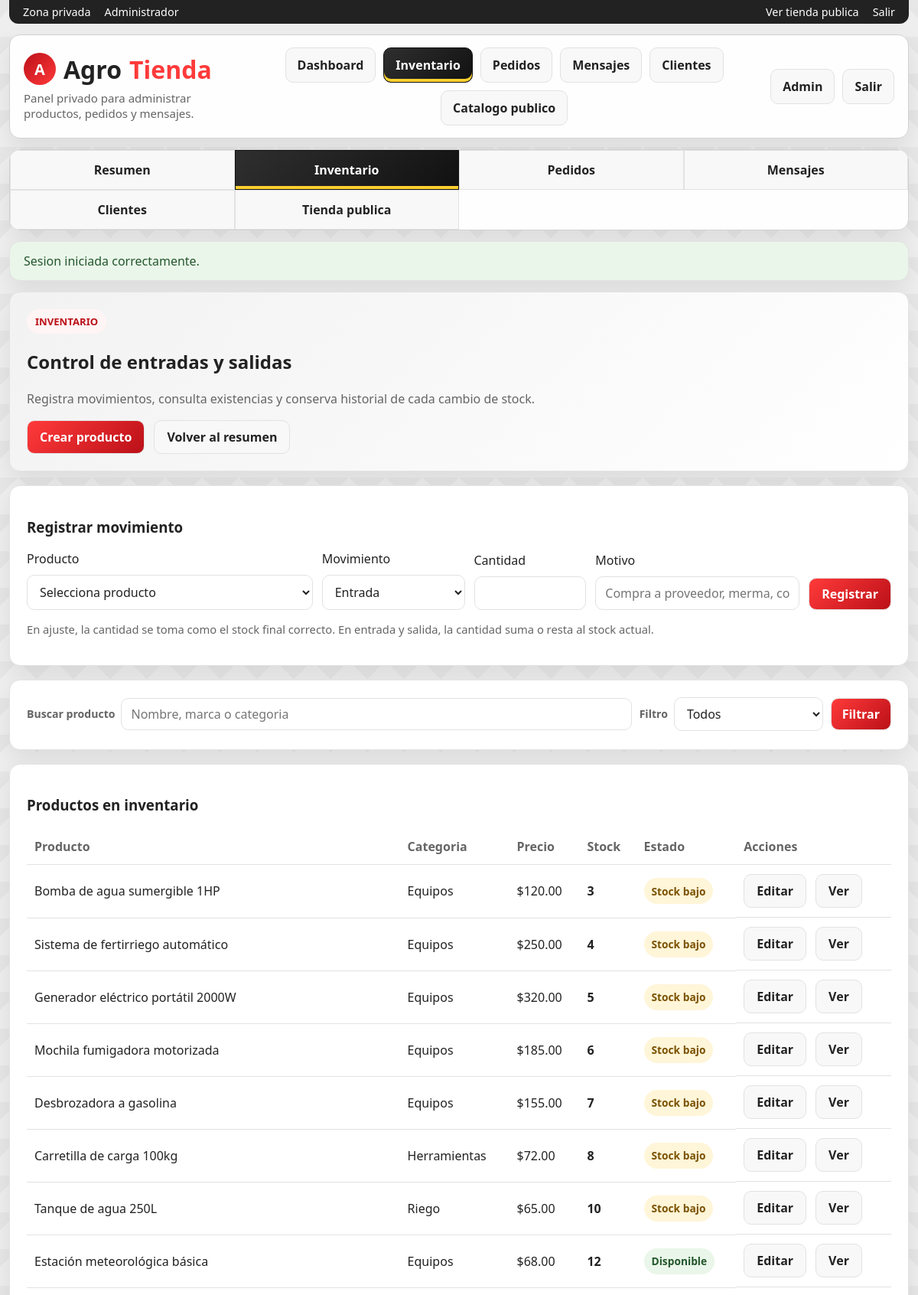
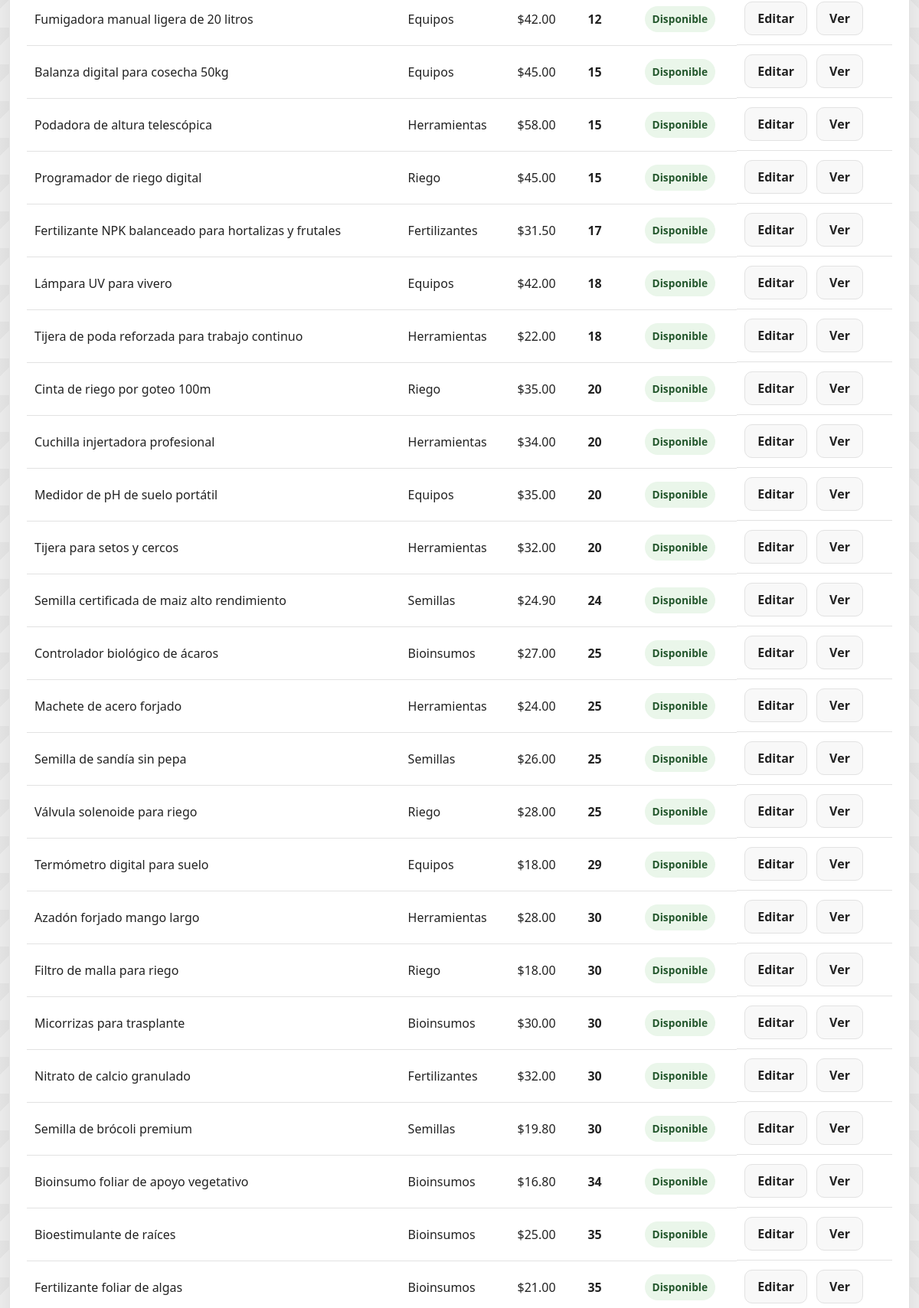
The app's page /admin_inventory.php (signed in, upper part) with its own data (2 pictures, top to bottom).
### tables this page shows
CREATE TABLE products (
            id INTEGER PRIMARY KEY AUTOINCREMENT,
            name TEXT NOT NULL,
            category TEXT NOT NULL,
            brand TEXT NOT NULL,
            price REAL NOT NULL,
            stock INTEGER NOT NULL DEFAULT 0,
            emoji TEXT NOT NULL DEFAULT "🌱",
            short_description TEXT NOT NULL,
            description TEXT NOT NULL
        , image_url TEXT NOT NULL DEFAULT "");

### app/bootstrap.php (called while the page is built, shortened)
<?php
function db(): PDO
{
    static $pdo = null;
    if ($pdo instanceof PDO) {
        return $pdo;
    }
    $pdo = new PDO('sqlite:' . DB_PATH);
    $pdo->setAttribute(PDO::ATTR_ERRMODE, PDO::ERRMODE_EXCEPTION);
    $pdo->setAttribute(PDO::ATTR_DEFAULT_FETCH_MODE, PDO::FETCH_ASSOC);
    $pdo->exec('PRAGMA foreign_keys = ON');
    return $pdo;
}
function money(float $value): string
{
    return '$' . number_format($value, 2);
}
function e(string $value): string
{
    return htmlspecialchars($value, ENT_QUOTES, 'UTF-8');
}

### admin_inventory.php (the view, shortened to what this page needs)
<?php
require_once __DIR__ . '/app/layout.php';
$search = trim((string) ($_GET['q'] ?? ''));
$filter = trim((string) ($_GET['filter'] ?? ''));
$sql = 'SELECT * FROM products WHERE 1=1';
$params = [];
$sql .= ' ORDER BY stock ASC, name ASC';
$stmt = db()->prepare($sql);
$stmt->execute($params);
$products = $stmt->fetchAll();
?>
<section class="card hero">
  <span class="eyebrow">Inventario</span>
  <h2>Control de entradas y salidas</h2>
  <p class="muted">Registra movimientos, consulta existencias y conserva historial de cada cambio de stock.</p>
  <div class="actions">
    <a class="btn primary" href="admin_products.php">Crear producto</a>
    <a class="btn" href="admin.php">Volver al resumen</a>
  </div>
</section>
<section class="card">
  <h3>Registrar movimiento</h3>
  <form class="inventory-movement-form" method="post">
    <div class="field">
      <label for="product_id">Producto</label>
      <select id="product_id" name="product_id" required>
        <option value="">Selecciona producto</option>
      </select>
    </div>
    <div class="field">
      <label for="movement_type">Movimiento</label>
      <select id="movement_type" name="movement_type" required>
        <option value="entrada">Entrada</option>
      </select>
    </div>
    <div class="field">
      <label for="quantity">Cantidad</label>
      <input id="quantity" name="quantity" type="number" min="0" required>
    </div>
    <div class="field">
      <label for="note">Motivo</label>
      <input id="note" name="note" placeholder="Compra a proveedor, merma, correccion...">
    </div>
    <button class="btn primary" type="submit">Registrar</button>
  </form>
  <p class="hint">En ajuste, la cantidad se toma como el stock final correcto. En entrada y salida, la cantidad suma o resta al stock actual.</p>
</section>
<section class="card">
  <form class="admin-toolbar" method="get">
    <div class="field">
      <label for="q">Buscar producto</label>
      <input id="q" name="q" value="<?= e($search) ?>" placeholder="Nombre, marca o categoria">
    </div>
    <div class="field">
      <label for="filter">Filtro</label>
      <select id="filter" name="filter">
        <option value="" <?= $filter === '' ? 'selected' : '' ?>>Todos</option>
      </select>
    </div>
    <button class="btn primary" type="submit">Filtrar</button>
  </form>
</section>
<section class="card">
  <h3>Productos en inventario</h3>
  <?php if (!$products): ?>
    <div class="empty">No hay productos con esos filtros.</div>
  <?php else: ?>
    <div class="table-wrap">
      <table>
        <thead>
          <tr>
            <th>Producto</th>
            <th>Categoria</th>
            <th>Precio</th>
            <th>Stock</th>
            <th>Estado</th>
            <th>Acciones</th>
          </tr>
        </thead>
        <tbody>
          <?php foreach ($products as $product): ?>
            <?php
              $stock = (int) $product['stock'];
              $status = $stock === 0 ? 'Agotado' : ($stock <= 10 ? 'Stock bajo' : 'Disponible');
              $statusClass = $stock === 0 ? 'danger' : ($stock <= 10 ? 'warning' : 'success');
            ?>
            <tr>
              <td><?= e($product['name']) ?></td>
              <td><?= e($product['category']) ?></td>
              <td><?= money((float) $product['price']) ?></td>
              <td><strong><?= $stock ?></strong></td>
              <td><span class="status-pill <?= e($statusClass) ?>"><?= e($status) ?></span></td>
              <td class="table-actions">
                <a class="btn" href="admin_products.php?id=<?= (int) $product['id'] ?>">Editar</a>
                <a class="btn" href="product.php?id=<?= (int) $product['id'] ?>">Ver</a>
              </td>
            </tr>
          <?php endforeach; ?>
        </tbody>
      </table>
    </div>
  <?php endif; ?>
</section>

### assets/app.css (style rules this page uses)
:root { --bg: #f4f4f4; --surface: #ffffff; --surface-soft: #f8f8f8; --surface-muted: #efefef; --border: #e2e2e2; --text: #222222; --muted: #656565; --primary: #ff3a3a; --primary-dark: #bb1018; --accent: #ffcf2f; --success-bg: #eaf6ea; --success-text: #24572d; --danger-bg: #fdeaea; --danger-text: #8f2028; --shadow: 0 12px 30px rgba(0, 0, 0, 0.08); }
* { box-sizing: border-box; }
body { margin: 0; min-height: 100vh; font-family: "Segoe UI", Tahoma, Geneva, Verdana, sans-serif; background: linear-gradient(135deg, rgba(0, 0, 0, 0.03) 25%, transparent 25%) 0 0 / 48px 48px, linear-gradient(225deg, rgba(0, 0, 0, 0.03) 25%, transparent 25%) 0 0 / 48px 48px, linear-gradient(315deg, rgba(0, 0, 0, 0.03) 25%, transparent 25%) 0 0 / 48px 48px, linear-gradient(45deg, rgba(0, 0, 0, 0.03) 25%, transparent 25%) 0 0 / 48px 48px, #f7f7f7; color: var(--text); }
a { color: inherit; text-decoration: none; }
button, input, select, textarea { font: inherit; }
a, button, .btn, .nav a, .section-nav a, .category-link, .spotlight-card, .product { transition: background-color 180ms ease, border-color 180ms ease, color 180ms ease, box-shadow 180ms ease, transform 180ms ease, filter 180ms ease; }
.searchbar input, input, select, textarea { width: 100%; padding: 13px 16px; border-radius: 999px; border: 1px solid var(--border); background: #fff; color: var(--text); font-size: 16px; }
.nav a, .btn, .category-link, .section-nav a { border-radius: 10px; padding: 11px 15px; font-weight: 700; }
.admin-area { background: linear-gradient(135deg, rgba(35, 35, 35, 0.04) 25%, transparent 25%) 0 0 / 48px 48px, linear-gradient(225deg, rgba(35, 35, 35, 0.04) 25%, transparent 25%) 0 0 / 48px 48px, #eeeeee; }
.admin-area .hero { background: linear-gradient(135deg, #f2f2f2, #fff); }
.admin-toolbar { display: flex; flex-wrap: nowrap; gap: 10px; align-items: center; overflow-x: auto; padding-bottom: 2px; }
.admin-toolbar .field { display: flex; gap: 8px; align-items: center; }
.admin-toolbar .field:first-child { flex: 1 1 360px; }
.admin-toolbar .field:not(:first-child) { flex: 0 0 240px; }
.admin-toolbar label { color: var(--muted); font-size: 0.88rem; font-weight: 800; white-space: nowrap; }
.admin-toolbar input, .admin-toolbar select { min-height: 40px; padding: 9px 12px; border-radius: 10px; }
.admin-toolbar .btn { flex: 0 0 auto; min-height: 40px; padding: 9px 14px; }
.inventory-movement-form { display: grid; grid-template-columns: minmax(260px, 1.4fr) minmax(150px, 0.7fr) minmax(120px, 0.55fr) minmax(240px, 1fr) max-content; gap: 12px; align-items: end; }
.inventory-movement-form input, .inventory-movement-form select { min-height: 42px; border-radius: 10px; padding: 10px 12px; }
.inventory-movement-form .btn { min-height: 42px; }
.table-wrap { width: 100%; overflow-x: auto; }
.status-pill { display: inline-flex; align-items: center; min-height: 34px; padding: 6px 10px; border-radius: 999px; font-weight: 800; font-size: 0.86rem; }
.status-pill.success { background: var(--success-bg); color: var(--success-text); }
.status-pill.warning { background: #fff5d8; color: #7a5200; }
.card, .store-hero, .promo-hero, .promo-banner-mini { background: var(--surface); border: 1px solid var(--border); border-radius: 14px; box-shadow: var(--shadow); }
.card, .store-toolbar { padding: 22px; }
.hero { background: linear-gradient(135deg, #fff4ee, #fff); }
.eyebrow { display: inline-block; width: fit-content; padding: 7px 11px; border-radius: 999px; background: rgba(255, 255, 255, 0.16); color: #fff; font-size: 0.82rem; font-weight: 800; text-transform: uppercase; }
.card .eyebrow, .section-head .eyebrow { background: #fff5f5; color: var(--primary-dark); }
.field, .form, .product-body, .list { display: grid; gap: 10px; }
.muted { color: var(--muted); line-height: 1.5; }
.btn { display: inline-flex; align-items: center; justify-content: center; gap: 8px; cursor: pointer; color: var(--text); background: var(--surface-soft); border: 1px solid var(--border); text-align: center; min-height: 44px; padding: 0 16px; }
.btn.primary { color: #fff; background: linear-gradient(135deg, var(--primary), var(--primary-dark)); }
.row, .line, .actions, .table-actions { display: flex; gap: 12px; flex-wrap: wrap; align-items: center; }
.hint { font-size: 0.92rem; color: var(--muted); }
table { width: 100%; border-collapse: collapse; }
th, td { text-align: left; padding: 12px 10px; border-bottom: 1px solid var(--border); }
th { color: var(--muted); }

### records on screen
products: name "Bomba de agua sumergible 1HP", category "Equipos", price "$120.00", stock "3", stock "Stock bajo"
products: name "Sistema de fertirriego automático", category "Equipos", price "$250.00", stock "4", stock "Stock bajo"
products: name "Generador eléctrico portátil 2000W", category "Equipos", price "$320.00", stock "5", stock "Stock bajo"
products: name "Mochila fumigadora motorizada", category "Equipos", price "$185.00", stock "6", stock "Stock bajo"
products: name "Desbrozadora a gasolina", category "Equipos", price "$155.00", stock "7", stock "Stock bajo"
products: name "Carretilla de carga 100kg", category "Herramientas", price "$72.00", stock "8", stock "Stock bajo"
products: name "Tanque de agua 250L", category "Riego", price "$65.00", stock "10", stock "Stock bajo"
products: name "Estación meteorológica básica", category "Equipos", price "$68.00", stock "12", stock "Disponible"
products: name "Fumigadora manual ligera de 20 litros", category "Equipos", price "$42.00", stock "12", stock "Disponible"
products: name "Balanza digital para cosecha 50kg", category "Equipos", price "$45.00", stock "15", stock "Disponible"
products: name "Podadora de altura telescópica", category "Herramientas", price "$58.00", stock "15", stock "Disponible"
products: name "Programador de riego digital", category "Riego", price "$45.00", stock "15", stock "Disponible"
products: name "Fertilizante NPK balanceado para hortalizas y frutales", category "Fertilizantes", price "$31.50", stock "17", stock "Disponible"
products: name "Lámpara UV para vivero", category "Equipos", price "$42.00", stock "18", stock "Disponible"
products: name "Tijera de poda reforzada para trabajo continuo", category "Herramientas", price "$22.00", stock "18", stock "Disponible"
products: name "Cinta de riego por goteo 100m", category "Riego", price "$35.00", stock "20", stock "Disponible"
products: name "Cuchilla injertadora profesional", category "Herramientas", price "$34.00", stock "20", stock "Disponible"
products: name "Medidor de pH de suelo portátil", category "Equipos", price "$35.00", stock "20", stock "Disponible"
products: name "Tijera para setos y cercos", category "Herramientas", price "$32.00", stock "20", stock "Disponible"
products: name "Semilla certificada de maiz alto rendimiento", category "Semillas", price "$24.90", stock "24", stock "Disponible"
products: name "Controlador biológico de ácaros", category "Bioinsumos", price "$27.00", stock "25", stock "Disponible"
products: name "Machete de acero forjado", category "Herramientas", price "$24.00", stock "25", stock "Disponible"
products: name "Semilla de sandía sin pepa", category "Semillas", price "$26.00", stock "25", stock "Disponible"
products: name "Válvula solenoide para riego", category "Riego", price "$28.00", stock "25", stock "Disponible"
products: name "Termómetro digital para suelo", category "Equipos", price "$18.00", stock "29", stock "Disponible"
products: name "Azadón forjado mango largo", category "Herramientas", price "$28.00", stock "30", stock "Disponible"
products: name "Filtro de malla para riego", category "Riego", price "$18.00", stock "30", stock "Disponible"
products: name "Micorrizas para trasplante", category "Bioinsumos", price "$30.00", stock "30", stock "Disponible"
products: name "Nitrato de calcio granulado", category "Fertilizantes", price "$32.00", stock "30", stock "Disponible"
products: name "Semilla de brócoli premium", category "Semillas", price "$19.80", stock "30", stock "Disponible"
products: name "Bioinsumo foliar de apoyo vegetativo", category "Bioinsumos", price "$16.80", stock "34", stock "Disponible"
products: name "Bioestimulante de raíces", category "Bioinsumos", price "$25.00", stock "35", stock "Disponible"
products: name "Fertilizante foliar de algas", category "Bioinsumos", price "$21.00", stock "35", stock "Disponible"

### other values on screen
$flash['message'] "Sesion iniciada correctamente."
